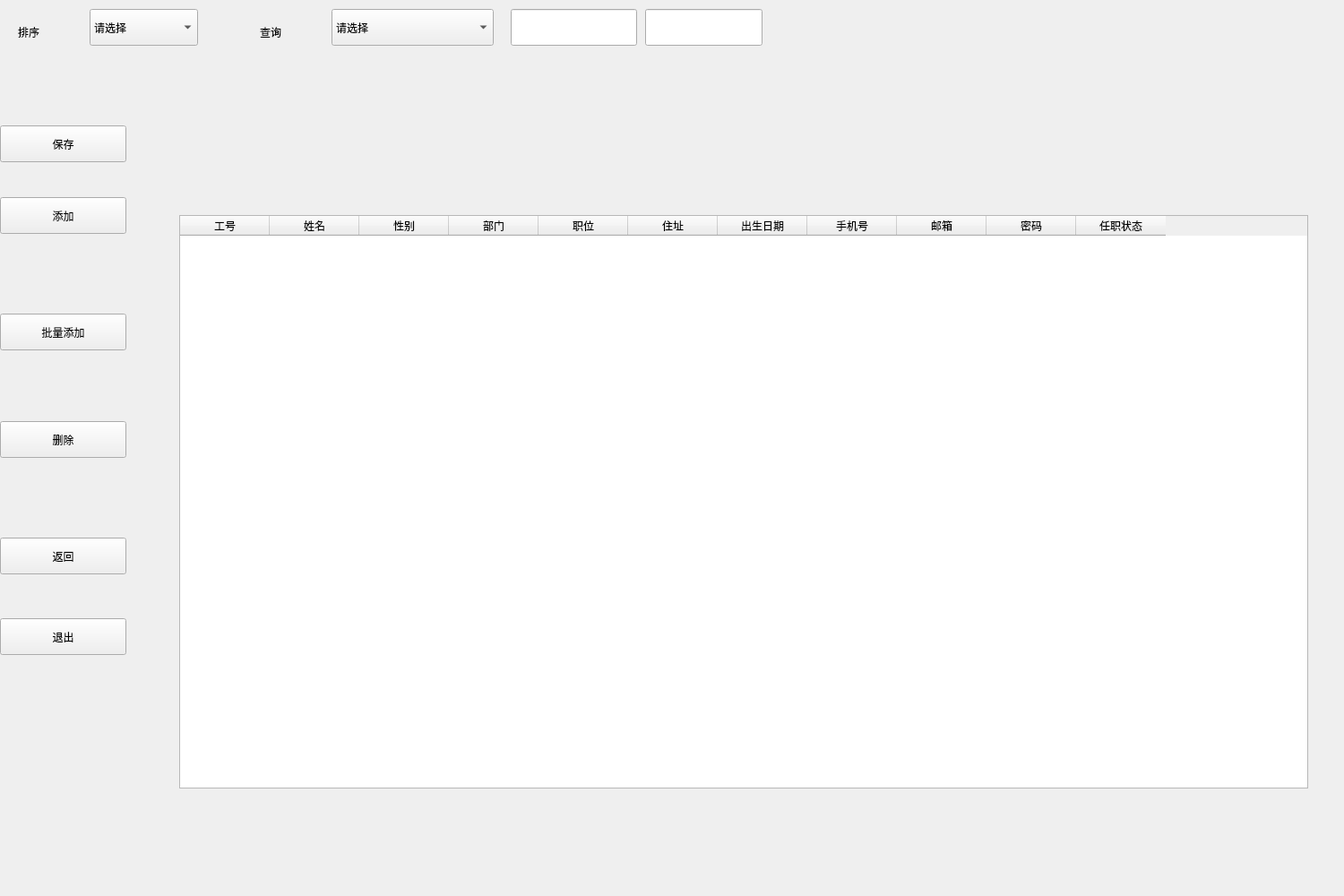
<?xml version="1.0" encoding="UTF-8"?>
<ui version="4.0">
 <class>Adm_user_manage</class>
 <widget class="QWidget" name="Adm_user_manage">
  <property name="geometry">
   <rect>
    <x>0</x>
    <y>0</y>
    <width>1500</width>
    <height>1000</height>
   </rect>
  </property>
  <property name="windowTitle">
   <string>Form</string>
  </property>
  <widget class="QTableWidget" name="tableWidget">
    <property name="geometry">
     <rect>
      <x>200</x>
      <y>240</y>
      <width>1260</width>
      <height>640</height>
    </rect>
   </property>
   <column>
    <property name="text">
     <string>工号</string>
    </property>
   </column>
   <column>
    <property name="text">
     <string>姓名</string>
    </property>
   </column>
   <column>
    <property name="text">
     <string>性别</string>
    </property>
   </column>
   <column>
    <property name="text">
     <string>部门</string>
    </property>
   </column>
   <column>
    <property name="text">
     <string>职位</string>
    </property>
   </column>
   <column>
    <property name="text">
     <string>住址</string>
    </property>
   </column>
   <column>
    <property name="text">
     <string>出生日期</string>
    </property>
   </column>
   <column>
    <property name="text">
     <string>手机号</string>
    </property>
   </column>
   <column>
    <property name="text">
     <string>邮箱</string>
    </property>
   </column>
   <column>
    <property name="text">
     <string>密码</string>
    </property>
   </column>
   <column>
    <property name="text">
     <string>任职状态</string>
    </property>
   </column>
  </widget>
  <widget class="QPushButton" name="btn_back_admin">
   <property name="geometry">
    <rect>
     <x>0</x>
     <y>600</y>
     <width>141</width>
     <height>41</height>
    </rect>
   </property>
   <property name="text">
    <string>返回</string>
   </property>
  </widget>
  <widget class="QPushButton" name="btn_add">
   <property name="geometry">
    <rect>
     <x>0</x>
     <y>220</y>
     <width>141</width>
     <height>41</height>
    </rect>
   </property>
   <property name="text">
    <string>添加</string>
   </property>
  </widget>
  <widget class="QPushButton" name="btn_save">
   <property name="geometry">
    <rect>
     <x>0</x>
     <y>140</y>
     <width>141</width>
     <height>41</height>
    </rect>
   </property>
   <property name="text">
    <string>保存</string>
   </property>
  </widget>
  <widget class="QComboBox" name="comboBox">
   <property name="geometry">
    <rect>
     <x>100</x>
     <y>10</y>
     <width>121</width>
     <height>41</height>
    </rect>
   </property>
   <item>
    <property name="text">
     <string>请选择</string>
    </property>
   </item>
   <item>
    <property name="text">
     <string>姓名</string>
    </property>
   </item>
   <item>
    <property name="text">
     <string>工号</string>
    </property>
   </item>
   <item>
    <property name="text">
     <string>出生日期</string>
    </property>
   </item>
  </widget>
  <widget class="QPushButton" name="btn_delete">
   <property name="geometry">
    <rect>
     <x>0</x>
     <y>470</y>
     <width>141</width>
     <height>41</height>
    </rect>
   </property>
   <property name="text">
    <string>删除</string>
   </property>
  </widget>
  <widget class="QPushButton" name="btn_quit">
   <property name="geometry">
    <rect>
     <x>0</x>
     <y>690</y>
     <width>141</width>
     <height>41</height>
    </rect>
   </property>
   <property name="text">
    <string>退出</string>
   </property>
  </widget>
  <widget class="QLineEdit" name="qurry_1">
   <property name="geometry">
    <rect>
     <x>570</x>
     <y>10</y>
     <width>141</width>
     <height>41</height>
    </rect>
   </property>
  </widget>
  <widget class="QLineEdit" name="qurry_2">
   <property name="geometry">
    <rect>
     <x>720</x>
     <y>10</y>
     <width>131</width>
     <height>41</height>
    </rect>
   </property>
  </widget>
  <widget class="QComboBox" name="comboBox_2">
   <property name="geometry">
    <rect>
     <x>370</x>
     <y>10</y>
     <width>181</width>
     <height>41</height>
    </rect>
   </property>
   <property name="styleSheet">
    <string notr="true">font: 10pt &quot;Agency FB&quot;;</string>
   </property>
   <item>
    <property name="text">
     <string>请选择</string>
    </property>
   </item>
   <item>
    <property name="text">
     <string>姓名</string>
    </property>
   </item>
   <item>
    <property name="text">
     <string>工号</string>
    </property>
   </item>
   <item>
    <property name="text">
     <string>部门</string>
    </property>
   </item>
   <item>
    <property name="text">
     <string>职位</string>
    </property>
   </item>
   <item>
    <property name="text">
     <string>姓名模糊查询</string>
    </property>
   </item>
   <item>
    <property name="text">
     <string>工号模糊查询</string>
    </property>
   </item>
   <item>
    <property name="text">
     <string>职位+部门</string>
    </property>
   </item>
   <item>
    <property name="text">
     <string>姓名+职位</string>
    </property>
   </item>
   <item>
    <property name="text">
     <string>姓名+部门</string>
    </property>
   </item>
   <item>
    <property name="text">
     <string>手机号+邮箱模糊</string>
    </property>
   </item>
   <item>
    <property name="text">
     <string>姓名+地址模糊</string>
    </property>
   </item>
  </widget>
  <widget class="QLabel" name="label">
   <property name="geometry">
    <rect>
     <x>290</x>
     <y>20</y>
     <width>61</width>
     <height>31</height>
    </rect>
   </property>
   <property name="styleSheet">
    <string notr="true">font: 12pt &quot;Agency FB&quot;;</string>
   </property>
   <property name="text">
    <string>查询</string>
   </property>
  </widget>
  <widget class="QLabel" name="label_2">
   <property name="geometry">
    <rect>
     <x>20</x>
     <y>20</y>
     <width>61</width>
     <height>31</height>
    </rect>
   </property>
   <property name="styleSheet">
    <string notr="true">font: 12pt &quot;Agency FB&quot;;</string>
   </property>
   <property name="text">
    <string>排序</string>
   </property>
  </widget>
  <widget class="QPushButton" name="btn_add_2">
   <property name="geometry">
    <rect>
     <x>0</x>
     <y>350</y>
     <width>141</width>
     <height>41</height>
    </rect>
   </property>
   <property name="text">
    <string>批量添加</string>
   </property>
  </widget>
  
  
 </widget>
 <resources/>
 <connections/>
</ui>
